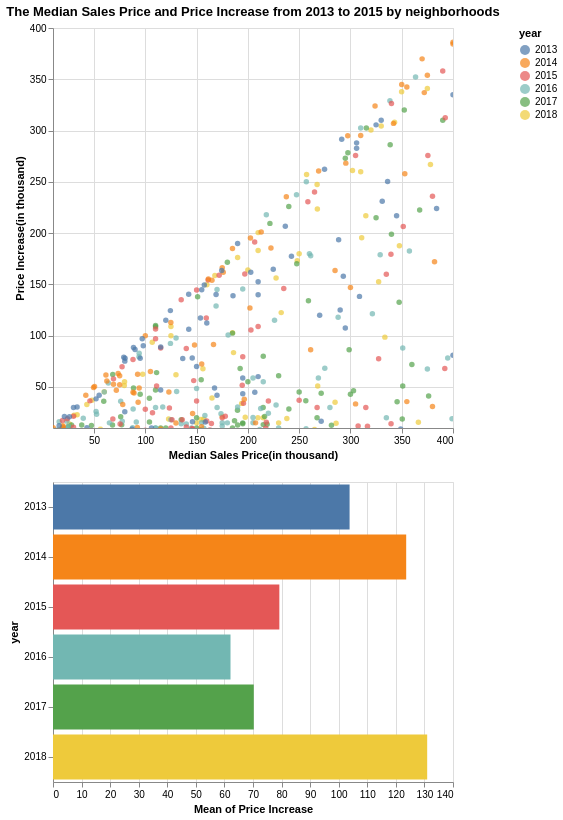

This figure's Vega-Lite source:
### Vega-Lite specification from a JSON file in a GitHub repository (floating-point values rounded to 4 significant figures; data arrays with more than 128 entries replaced by an {"elided": "..."} marker saying what was removed)
{"config": {"view": {"width": 400, "height": 300}, "mark": {"tooltip": null}}, "vconcat": [{"mark": {"type": "circle", "clip": true}, "encoding": {"color": {"condition": {"type": "nominal", "field": "year", "selection": "selector002"}, "value": "lightgray"}, "tooltip": [{"type": "nominal", "field": "MAPNAME"}, {"type": "quantitative", "field": "sale_price_K"}, {"type": "nominal", "field": "year"}, {"type": "quantitative", "field": "Price Increase"}], "x": {"type": "quantitative", "axis": {"title": "Median Sales Price(in thousand)"}, "field": "sale_price_K", "scale": {"domain": [10, 400]}}, "y": {"type": "quantitative", "axis": {"title": "Price Increase(in thousand)"}, "field": "Price Increase", "scale": {"domain": [10, 400]}}}, "height": 400, "selection": {"selector002": {"type": "interval"}}, "title": "The Median Sales Price and Price Increase from 2013 to 2015 by neighborhoods", "width": 400}, {"mark": "bar", "encoding": {"color": {"type": "nominal", "field": "year"}, "x": {"type": "quantitative", "aggregate": "mean", "field": "Price Increase"}, "y": {"type": "nominal", "field": "year"}}, "transform": [{"filter": {"selection": "selector002"}}], "width": 400}], "data": {"name": "data-72aa67d6f08850f5df0e230ad4b9ed87"}, "$schema": "https://vega.github.io/schema/vega-lite/v3.4.0.json", "datasets": {"data-72aa67d6f08850f5df0e230ad4b9ed87": {"elided": "535 records"}}}
